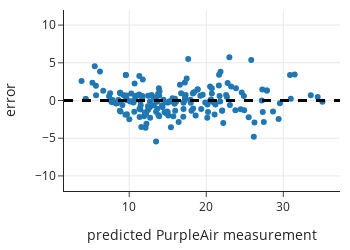

Notebook code cell kept with this figure:
### Code cell
fig = px.scatter(y = error_2var, x=predicted_2var,
                 labels={"y": "error", "x": "predicted PurpleAir measurement"},
                 width=350, height=250)

fig.update_yaxes(range=[-12, 12])
fig.add_hline(0, line_width=3, line_dash='dash', opacity=1)

fig.show()

### Figure 1 — Plotly figure (JSON) as saved in the notebook; plotly's stock layout.template omitted (floating-point values rounded to 4 significant figures; data arrays with more than 128 entries replaced by an {"elided": "..."} marker saying what was removed)
{"data": [{"hovertemplate": "predicted PurpleAir measurement=%{x}<br>error=%{y}<extra></extra>", "legendgroup": "", "marker": {"color": "#1F77B4", "symbol": "circle"}, "mode": "markers", "name": "", "orientation": "v", "showlegend": false, "type": "scatter", "x": {"elided": "176 float values"}, "xaxis": "x", "y": {"elided": "176 float values"}, "yaxis": "y"}], "layout": {"height": 250, "legend": {"tracegroupgap": 0}, "shapes": [{"line": {"dash": "dash", "width": 3}, "opacity": 1, "type": "line", "x0": 0, "x1": 1, "xref": "x domain", "y0": 0, "y1": 0, "yref": "y"}], "width": 350, "xaxis": {"anchor": "y", "autorange": true, "domain": [0, 1], "range": [1.537, 37.36], "title": {"text": "predicted PurpleAir measurement"}, "type": "linear"}, "yaxis": {"anchor": "x", "domain": [0, 1], "range": [-12, 12], "title": {"text": "error"}, "type": "linear"}}}
